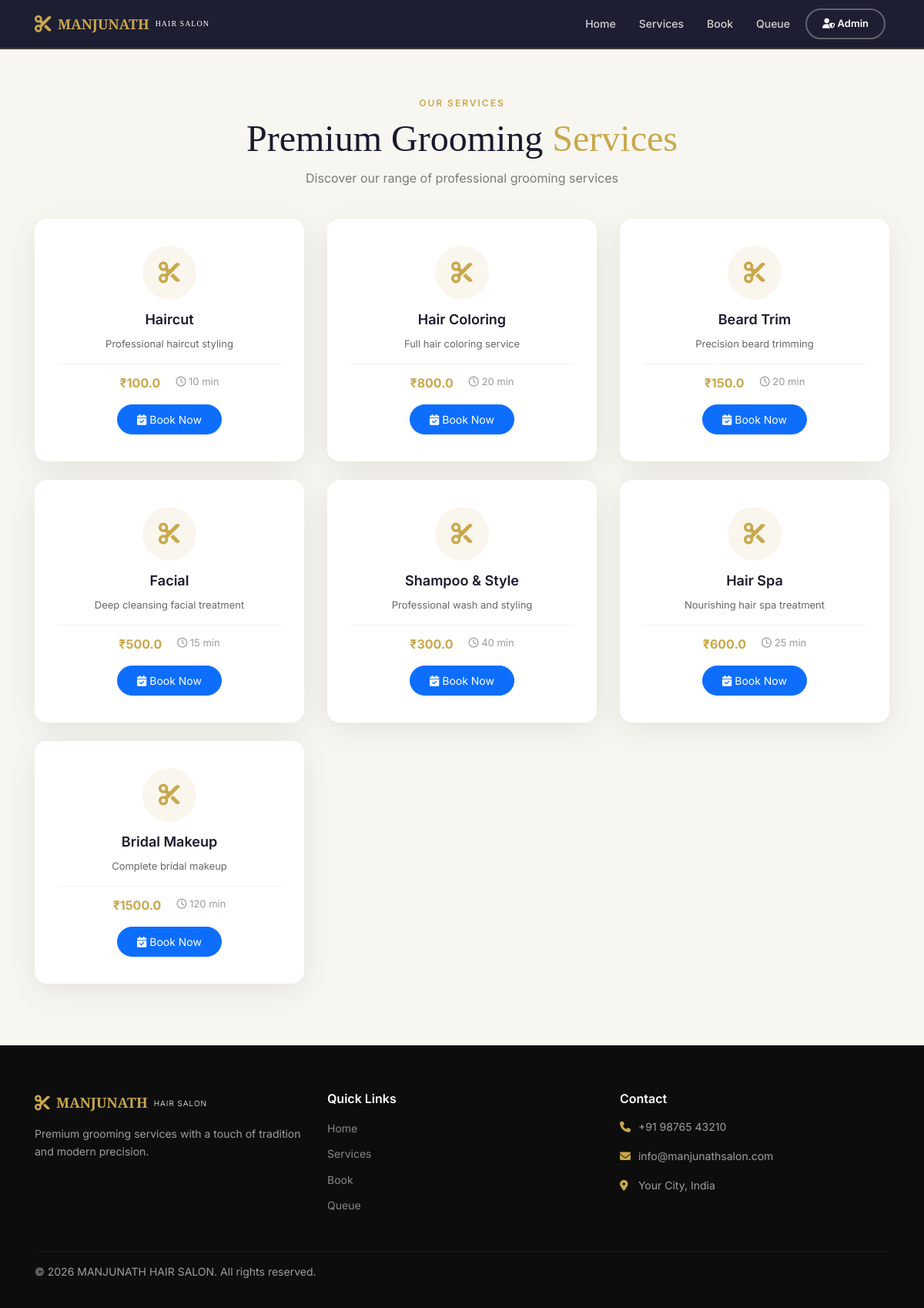
/services, run on the app's committed database.
### models.py (models this page shows, shortened)
class Service(db.Model):
    __tablename__ = 'services'
    id = db.Column(db.Integer, primary_key=True)
    name = db.Column(db.String(100), nullable=False)
    description = db.Column(db.Text, nullable=True)
    price = db.Column(db.Float, nullable=False)
    duration = db.Column(db.Integer, nullable=False)
    category = db.Column(db.String(50), nullable=True)
    image_url = db.Column(db.String(200), nullable=True)
    is_active = db.Column(db.Boolean, default=True)
    created_at = db.Column(db.DateTime, default=lambda: datetime.now(timezone.utc))
    bookings = db.relationship('Booking', backref='service', lazy='dynamic')

### app.py (the view)
@app.route('/services')
def services():
    all_services = Service.query.filter_by(is_active=True).all()
    return render_template('services.html', services=all_services)

### templates/services.html (shortened to what this page needs)
<!DOCTYPE html>
<html lang="en">
<head>
    <link href="https://cdn.jsdelivr.net/npm/bootstrap@5.3.0/dist/css/bootstrap.min.css" rel="stylesheet">
    <link rel="stylesheet" href="https://cdnjs.cloudflare.com/ajax/libs/font-awesome/6.4.0/css/all.min.css">
    <link rel="stylesheet" href="{{ url_for('static', filename='style.css') }}">
</head>
<body>
    <nav class="navbar navbar-expand-lg">
        <div class="container">
            <a class="navbar-brand" href="{{ url_for('index') }}">
                <i class="fas fa-scissors"></i>
                <span>MANJUNATH</span>
                <small>HAIR SALON</small>
            </a>
            <div class="collapse navbar-collapse" id="navbarNav">
                <ul class="navbar-nav ms-auto align-items-lg-center">
                    <li class="nav-item">
                        <a class="nav-link" href="{{ url_for('index') }}">Home</a>
                    </li>
                    <li class="nav-item">
                        <a class="nav-link active" href="{{ url_for('services') }}">Services</a>
                    </li>
                    <li class="nav-item">
                        <a class="nav-link" href="{{ url_for('book') }}">Book</a>
                    </li>
                    <li class="nav-item">
                        <a class="nav-link" href="{{ url_for('queue') }}">Queue</a>
                    </li>
                    <li class="nav-item">
                        <a class="btn btn-outline-light btn-nav" href="{{ url_for('admin_login') }}">
                            <i class="fas fa-user-shield"></i> Admin
                        </a>
                    </li>
                </ul>
            </div>
        </div>
    </nav>
    <section class="services-section" style="padding: 120px 0 80px;">
        <div class="container">
            <div class="section-header">
                <span class="subtitle">Our Services</span>
                <h2>Premium Grooming <span>Services</span></h2>
                <p>Discover our range of professional grooming services</p>
            </div>
            <div class="row g-4">
                {% for service in services %}
                <div class="col-md-4">
                    <div class="service-card">
                        <div class="service-icon">
                            <i class="fas fa-cut"></i>
                        </div>
                        <h4>{{ service.name }}</h4>
                        <p>{{ service.description }}</p>
                        <div class="service-meta">
                            <span class="price">₹{{ service.price }}</span>
                            <span class="duration"><i class="far fa-clock"></i> {{ service.duration }} min</span>
                        </div>
                        <a href="{{ url_for('book') }}" class="btn btn-primary" style="margin-top: 15px; border-radius: 50px; padding: 8px 25px; font-size: 14px;">
                            <i class="fas fa-calendar-check"></i> Book Now
                        </a>
                    </div>
                </div>
                {% endfor %}
            </div>
        </div>
    </section>
    <footer class="footer">
        <div class="container">
            <div class="row">
                <div class="col-md-4">
                    <div class="footer-brand">
                        <i class="fas fa-scissors"></i>
                        <span>MANJUNATH</span>
                        <small>HAIR SALON</small>
                    </div>
                    <p>Premium grooming services with a touch of tradition and modern precision.</p>
                </div>
                <div class="col-md-4">
                    <h5>Quick Links</h5>
                    <ul>
                        <li><a href="{{ url_for('index') }}">Home</a></li>
                        <li><a href="{{ url_for('services') }}">Services</a></li>
                        <li><a href="{{ url_for('book') }}">Book</a></li>
                        <li><a href="{{ url_for('queue') }}">Queue</a></li>
                    </ul>
                </div>
                <div class="col-md-4">
                    <h5>Contact</h5>
                    <p><i class="fas fa-phone"></i> +91 98765 43210</p>
                    <p><i class="fas fa-envelope"></i> info@manjunathsalon.com</p>
                    <p><i class="fas fa-map-marker-alt"></i> Your City, India</p>
                </div>
            </div>
            <div class="footer-bottom">
                <p>&copy; 2026 MANJUNATH HAIR SALON. All rights reserved.</p>
            </div>
        </div>
    </footer>
</body>
</html>

### data on the page
Service: name "Haircut", description "Professional haircut styling", price "100.0", duration "10"
Service: name "Hair Coloring", description "Full hair coloring service", price "800.0", duration "20"
Service: name "Beard Trim", description "Precision beard trimming", price "150.0", duration "20"
Service: name "Facial", description "Deep cleansing facial treatment", price "500.0", duration "15"
Service: name "Shampoo & Style", description "Professional wash and styling", price "300.0", duration "40"
Service: name "Hair Spa", description "Nourishing hair spa treatment", price "600.0", duration "25"
Service: name "Bridal Makeup", description "Complete bridal makeup", price "1500.0", duration "120"
